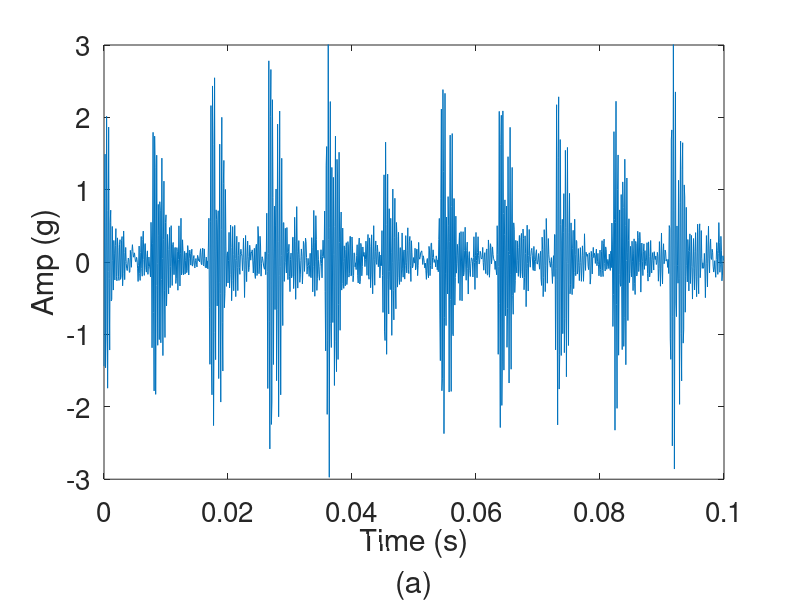
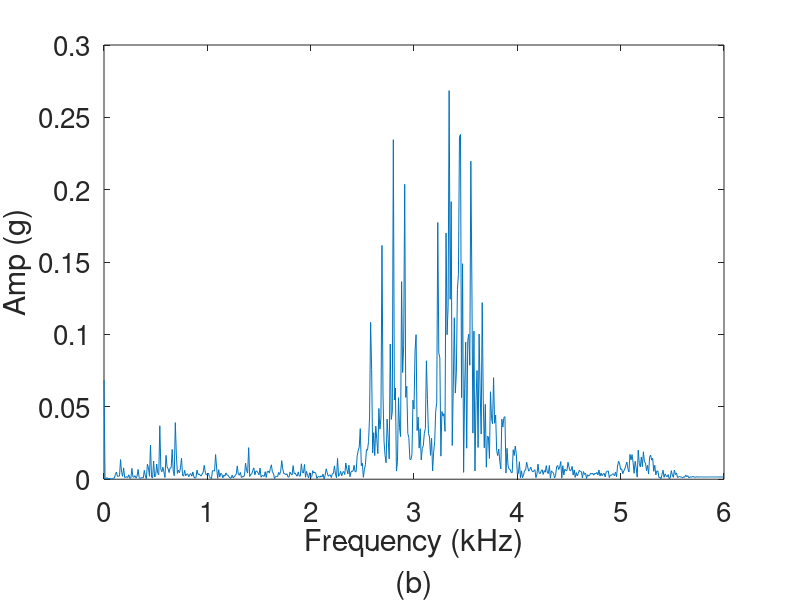

Reproduce these figures in MATLAB, in order. (Note: this script raises an error after producing the figures.)
    clc; clear all; close all;
%% Open File
    folder1 = 'ridge';
    addpath(genpath(folder1));
    folder2 = 'other';
    addpath(genpath(folder2));
    folder3 = 'method';
    addpath(genpath(folder3));
    folder4 = 'indicator';
    addpath(genpath(folder4));
    folder5 = 'mfiles';
    addpath(genpath(folder5));
    folder6 = 'ST';
    addpath(genpath(folder6));
%% signal
    load('vib_data')
    fs = 12000; N = 1200; 
    x=data(N+1:N*2);
%% Parameters
    map = jet;
    x1 = 0.032;x2 = 0.042;
    y1 = 2.55;y2 = 3.9;

    WindowOpt = struct('type','gauss','s',0.0015);

    Parameter = struct('L',N/2+1,'fmin',0,'fmax',fs/2);
%% figure 11
    figure('color',[1 1 1]);
    t = (0:N-1)/fs;
    plot(t,x);
    axis tight; xlabel({'Time (s)','(a)'},'FontSize',20);set(gca,'XTick',0:0.02:0.1);
    ylabel('Amp (g)','FontSize',20);set(gca,'YTick',-3:1:3);
    set(gca,'FontSize',20);axis([0 0.1 -3 3])
    
    figure('color',[1 1 1]);
    ffty = abs(fft(x))/N*2;
    f = (0:N/2)/N*fs;
    plot(f/1000,ffty(1:N/2+1))
    axis tight; xlabel({'Frequency (kHz)','(b)'},'FontSize',20);set(gca,'XTick',0:1:6);
    ylabel('Amp (g)','FontSize',20);set(gca,'FontSize',20);set(gca,'YTick',0:0.05:0.3);
    axis([0 6 0 0.3])
%% S-method
    t =1:5:N;
    f_num = 512;
	G=tftb_window(9,'hanning'); 
    h=tftb_window(61,'hanning'); 
    [~,rtfr,~] = tfrrstan(x,t,f_num,G,h,1);
    t = (t-1)/fs;
    f = (0:f_num/2-1)/f_num*fs;
    rtfr = rtfr(1:f_num/2,:);
    
    figure;
    imagesc(t,f/1000,rtfr);axis xy;colormap(map);axis tight; 
    xlabel({'Time (s)'},'FontSize',26);set(gca,'XTick',0:0.01:0.1);
    ylabel('Frequency (kHz)','FontSize',26); set(gca,'YTick',2.5:0.5:4); 
    set(gca,'FontSize',26);axis([0 0.1 2.5 4])
    r1 = abs(renyi(rtfr,t,f',3));
    text(0,3.8,['RE:',num2str(abs(r1),3),'(bits)'],'Color','black','FontWeight','bold','FontSize',40) 
    set(gcf,'Units','centimeter','Position',[5 5 40 12]);
    rectangle('Position',[x1 y1 x2-x1 y2-y1],'EdgeColor','r','Linewidth',3);
    
    figure('color',[1 1 1]);
    colormap(map);
    imagesc(t,f/1000,rtfr);axis xy;
    set(gca,'xticklabel',[]);set(gca,'yticklabel',[]);
    set(gcf,'Units','centimeter','Position',[5 5 5 12]);
    xlim([x1 x2]);ylim([y1 y2]);  
%% the discrete-time Levenberg-Marquard synchrosqueezed Gabor Transform    
    f_num = 512;
    t = (0:N-1)/fs;
    [~, stfr, ~] = tfrvsgab(x, f_num, 10);
    stfr = stfr(1:f_num/2,:);
    f = (0:f_num/2-1)/f_num*fs;
    
    figure;
    imagesc(t,f/1000,abs(stfr));axis xy;colormap(map);axis tight; 
    xlabel({'Time (s)'},'FontSize',26);set(gca,'XTick',0:0.01:0.1);
    ylabel('Frequency (kHz)','FontSize',26); set(gca,'YTick',2.5:0.5:4); 
    set(gca,'FontSize',26);axis([0 0.1 2.5 4])
    r2 = abs(renyi(abs(stfr),t,f',3));
    text(0,3.8,['RE:',num2str(abs(r2),3),'(bits)'],'Color','black','FontWeight','bold','FontSize',40) 
    set(gcf,'Units','centimeter','Position',[5 5 40 12]);
    rectangle('Position',[x1 y1 x2-x1 y2-y1],'EdgeColor','r','Linewidth',3);
    
    figure('color',[1 1 1]);
    colormap(map);
    imagesc(t,f/1000,abs(stfr));axis xy;
    set(gca,'xticklabel',[]);set(gca,'yticklabel',[]);
    set(gcf,'Units','centimeter','Position',[5 5 5 12]);
    xlim([x1 x2]);ylim([y1 y2]);  
%%  TSST
    [Ts1,t,f,xMean,~] = tsst(x , fs,  WindowOpt, Parameter, '1Ord');
    
    figure;
    imagesc(t,f/1000,abs(Ts1));axis xy;colormap(map);axis tight; 
    xlabel({'Time (s)'},'FontSize',26);set(gca,'XTick',0:0.01:0.1);
    ylabel('Frequency (kHz)','FontSize',26); set(gca,'YTick',2.5:0.5:4); 
    set(gca,'FontSize',26);axis([0 0.1 2.5 4])
    r3 = abs(renyi(abs(Ts1),t,f',3));
    text(0,3.8,['RE:',num2str(abs(r3),3),'(bits)'],'Color','black','FontWeight','bold','FontSize',40) 
    set(gcf,'Units','centimeter','Position',[5 5 40 12]);
    rectangle('Position',[x1 y1 x2-x1 y2-y1],'EdgeColor','r','Linewidth',3);
    
    figure('color',[1 1 1]);
    colormap(map);
    imagesc(t,f/1000,abs(Ts1));axis xy;
    set(gca,'xticklabel',[]);set(gca,'yticklabel',[]);
    set(gcf,'Units','centimeter','Position',[5 5 5 12]);
    xlim([x1 x2]);ylim([y1 y2]); 
%% TSST2
    [Ts2,t,f,xMean,~] = tsst(x , fs,  WindowOpt, Parameter, '2Ord');
    
    figure;
    imagesc(t,f/1000,abs(Ts2));axis xy;colormap(map);axis tight; 
    xlabel({'Time (s)'},'FontSize',26);set(gca,'XTick',0:0.01:0.1);
    ylabel('Frequency (kHz)','FontSize',26); set(gca,'YTick',2.5:0.5:4); 
    set(gca,'FontSize',26);axis([0 0.1 2.5 4])
    r4 = abs(renyi(abs(Ts2),t,f',3));
    text(0,3.8,['RE:',num2str(abs(r4),3),'(bits)'],'Color','black','FontWeight','bold','FontSize',40) 
    set(gcf,'Units','centimeter','Position',[5 5 40 12]);
    rectangle('Position',[x1 y1 x2-x1 y2-y1],'EdgeColor','r','Linewidth',3);
    
    figure('color',[1 1 1]);
    colormap(map);
    imagesc(t,f/1000,abs(Ts2));axis xy;
    set(gca,'xticklabel',[]);set(gca,'yticklabel',[]);
    set(gcf,'Units','centimeter','Position',[5 5 5 12]);
    xlim([x1 x2]);ylim([y1 y2]); 
%% Close File
    rmpath(genpath(folder1));
    rmpath(genpath(folder2));
    rmpath(genpath(folder3));
    rmpath(genpath(folder4));
    rmpath(genpath(folder5));
    rmpath(genpath(folder6));